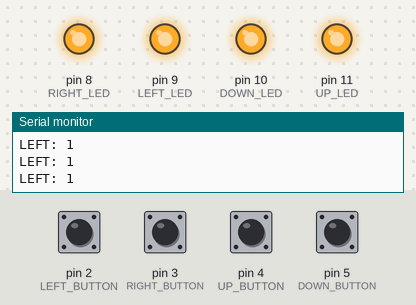
The sketch below on a simulated Arduino Uno, built with avr-gcc and run on an emulated ATmega328P. Parts: output pins drawn as LEDs (lit = HIGH), the last lines printed to the serial monitor. Inputs (shaded band) come from the test bench; at power-on: pin 2 (LEFT_BUTTON), pin 3 (RIGHT_BUTTON), pin 4 (UP_BUTTON), pin 5 (DOWN_BUTTON) HIGH.

Above: at 1.2 s.
1.3 s: pin 2 (LEFT_BUTTON) pulled LOW for 0.15 s
At 1.4 s:
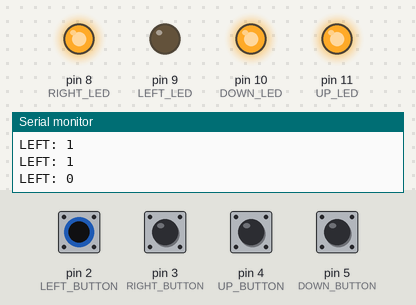
3.0 s: pin 3 (RIGHT_BUTTON) pulled LOW for 0.15 s
At 3.1 s:
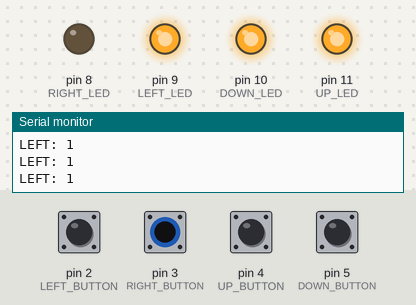
4.7 s: pin 4 (UP_BUTTON) pulled LOW for 0.15 s
At 4.8 s:
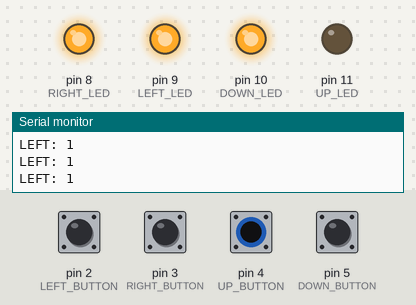
6.4 s: pin 5 (DOWN_BUTTON) pulled LOW for 0.15 s
At 6.51 s:
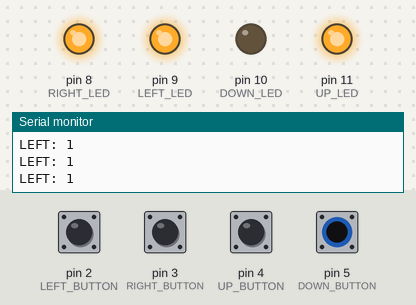
8.1 s: pin 2 (LEFT_BUTTON) driven LOW and pin 3 (RIGHT_BUTTON) driven LOW
At 8.7 s:
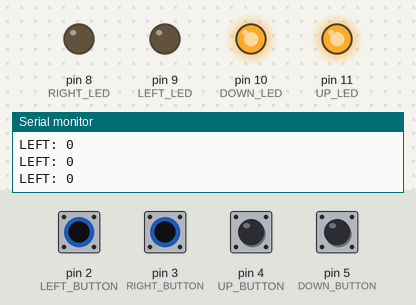
9.6 s: pin 4 (UP_BUTTON) pulled LOW for 1 s
At 9.9 s:
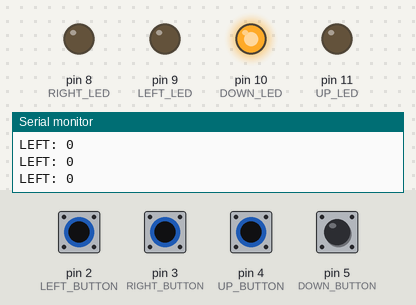
Timing chart, 0 to 12.6 s (numbered marks = the images above; inputs shaded):
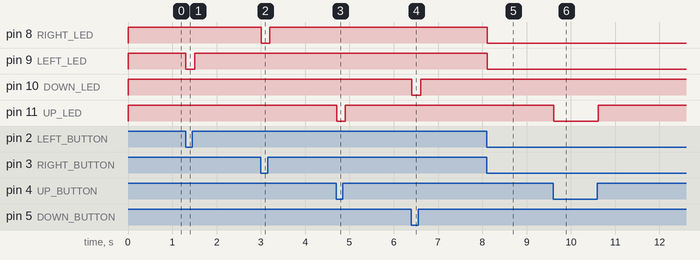

Measured:
- after the input at 1.3 s, pin 9 (LEFT_LED): HIGH → LOW at once, → HIGH 0.20 s later
- after the input at 3.0 s, pin 8 (RIGHT_LED): HIGH → LOW at once, → HIGH 0.20 s later
- after the input at 4.7 s, pin 11 (UP_LED): HIGH → LOW at once, → HIGH 0.20 s later
- after the input at 6.4 s, pin 10 (DOWN_LED): HIGH → LOW at once, → HIGH 0.20 s later
- after the input at 8.1 s, pin 8 (RIGHT_LED), pin 9 (LEFT_LED): HIGH → LOW at once
- after the input at 9.6 s, pin 11 (UP_LED): HIGH → LOW at once, → HIGH 1.0 s later

The sketch:

button-controller-final.ino
```cpp
#define LEFT_BUTTON 2
#define RIGHT_BUTTON 3
#define UP_BUTTON 4
#define DOWN_BUTTON 5

#define LEFT_LED 9
#define RIGHT_LED 8
#define UP_LED 11
#define DOWN_LED 10


void setup() {
  // put your setup code here, to run once:
  Serial.begin(9600);

  pinMode(LEFT_BUTTON, INPUT);
  pinMode(RIGHT_BUTTON, INPUT);
  pinMode(UP_BUTTON, INPUT);
  pinMode(DOWN_BUTTON, INPUT);

  pinMode(LEFT_LED, OUTPUT);
  pinMode(RIGHT_LED, OUTPUT);
  pinMode(UP_LED, OUTPUT);
  pinMode(DOWN_LED, OUTPUT);
}

void loop() {
  // put your main code here, to run repeatedly:
  int leftValue = digitalRead(LEFT_BUTTON);
  Serial.print("LEFT: ");
  Serial.println(leftValue);

  int rightValue = digitalRead(RIGHT_BUTTON);
  int upValue = digitalRead(UP_BUTTON);
  int downValue = digitalRead(DOWN_BUTTON);

  if(leftValue == LOW){
    digitalWrite(LEFT_LED, LOW);
  }
  else{
    digitalWrite(LEFT_LED, HIGH);
  }
  if(rightValue == LOW){
    digitalWrite(RIGHT_LED, LOW);
  }
  else{
    digitalWrite(RIGHT_LED, HIGH);
  }
  if(upValue == LOW){
    digitalWrite(UP_LED, LOW);
  }
  else{
    digitalWrite(UP_LED, HIGH);
  }
  if(downValue == LOW){
    digitalWrite(DOWN_LED, LOW);
  }
  else{
    digitalWrite(DOWN_LED, HIGH);
  }

  delay(100);
}
```
